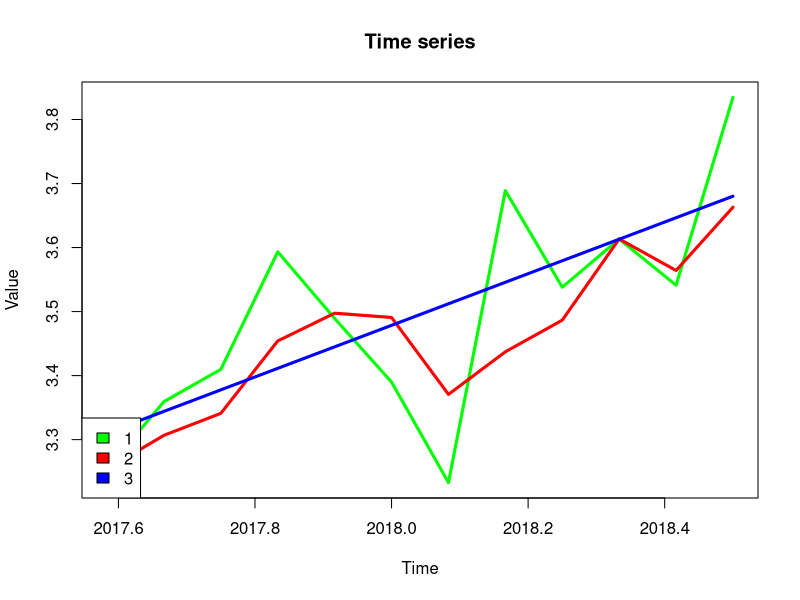

The R source for this figure:
dat = read.table(file = "input.txt", dec = ",")

#Строим ряд динамики (Временной ряд)
myts = ts(dat[,1], start = c(2017,8), end = c(2018,7), frequency = 12)

#Средний уровень ряда динамики
mn = (sum(dat[,1]) - ((dat[1,1] + dat[length(dat),1]) / 2)) / (length(dat[,1]) - 1)

#Определяем наличие тренда
n <- length(dat[,1])
avery <-(sum(dat[1]) - dat[1,1]/2 - dat[1, length(dat[1])]/2)/(length(dat[,1])-1)
averr <- (length(dat[,1]) + 1)/2
sigmar <- sqrt(averr-1)/2
t <- 2
(averr+1 - t*sqrt(n-1))/2
avery
(averr+1 + t*sqrt(n-1))/2

#Сглаживание ряда методом скользящей средней
library("pracma")
dat[,2] = movavg(dat[,1], 3, type = "s")

#Сглаживание ряда методом аналитического выравнивания
center = round(length(dat[,1]) / 2)

if(mod(length(dat[,1]), 2) == 1){
  dat[center,3] = 0
  for(i in 1:(center - 1)){
    dat[center - i,3] = -i
    dat[center + i,3] = i
  }
}else{
  for(i in 0:(center - 1)){
    dat[center - i,3] = -(1 + 2*i)
    dat[center + i + 1,3] = (1 + 2*i)
  }
}

a_0 = (sum(dat[,1]) / length(dat[,1]))
a_1 = 0
for (i in 1:length(dat[,1])) {
  a_1 = a_1 + dat[i,1]*dat[i,3]
}
a_1 = a_1 / sum((dat[3])^2)

for (i in 1:length(dat[,1])) {
  dat[i,4] = a_0 + dat[i,3]*a_1
}

#Прогнозируем следующее значение
y_next = a_0 + a_1*((dat[length(dat[,3]), 3] - dat[length(dat[,3]) - 1, 3]) + dat[length(dat[,3]),3])

#Наносим всё на график
plot(myts, lwd = 3, col = "green", main="Time series", ylab = "Value")
lines(ts(dat[,2], start = c(2017,8), end = c(2018,7), frequency = 12), col = "red", lwd = 3)
lines(ts(dat[,4], start = c(2017,8), end = c(2018,7), frequency = 12), col = "blue", lwd = 3)
legend("bottomleft", legend = c("1", "2", "3"), fill = c("green", "red", "blue"))

